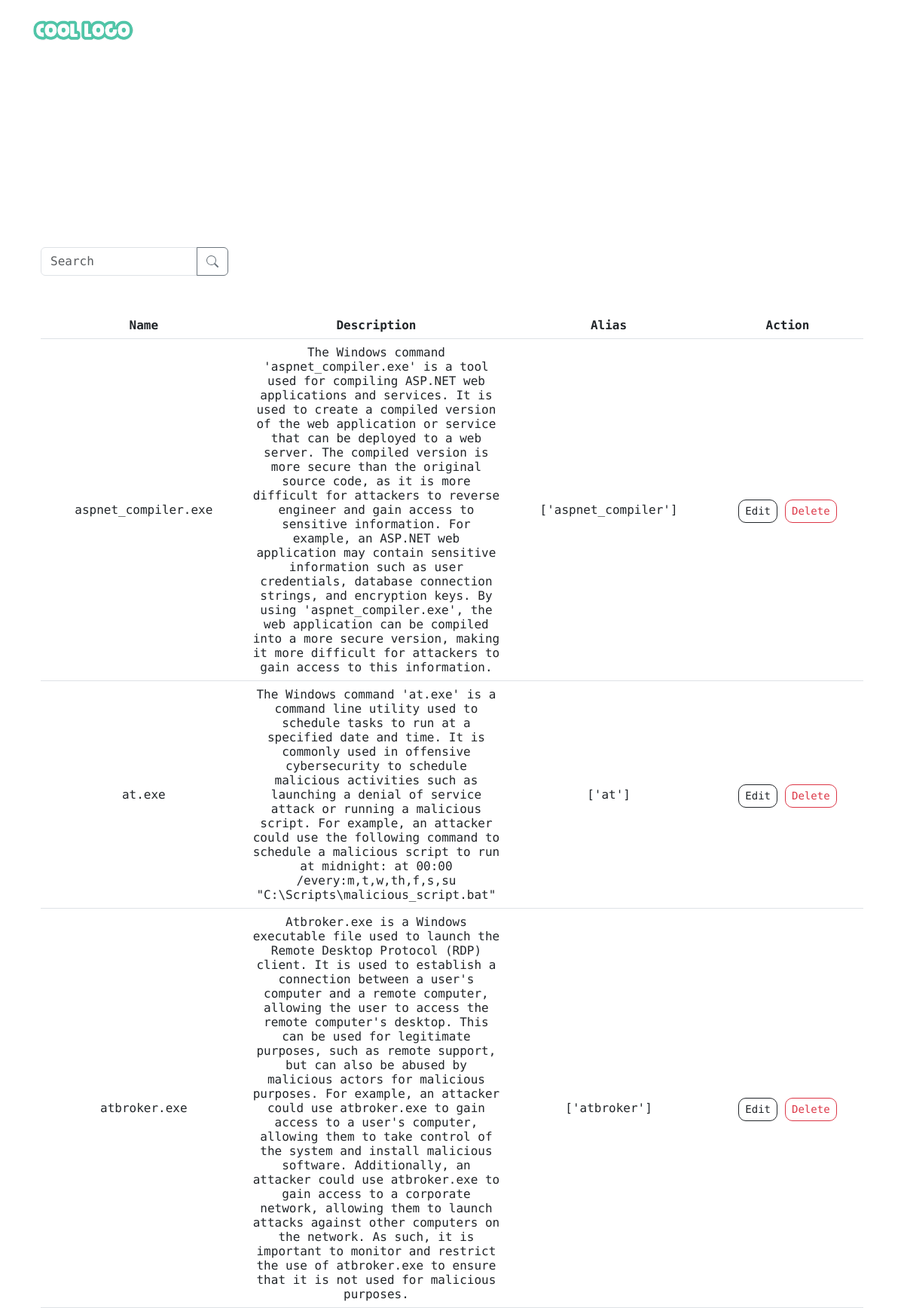
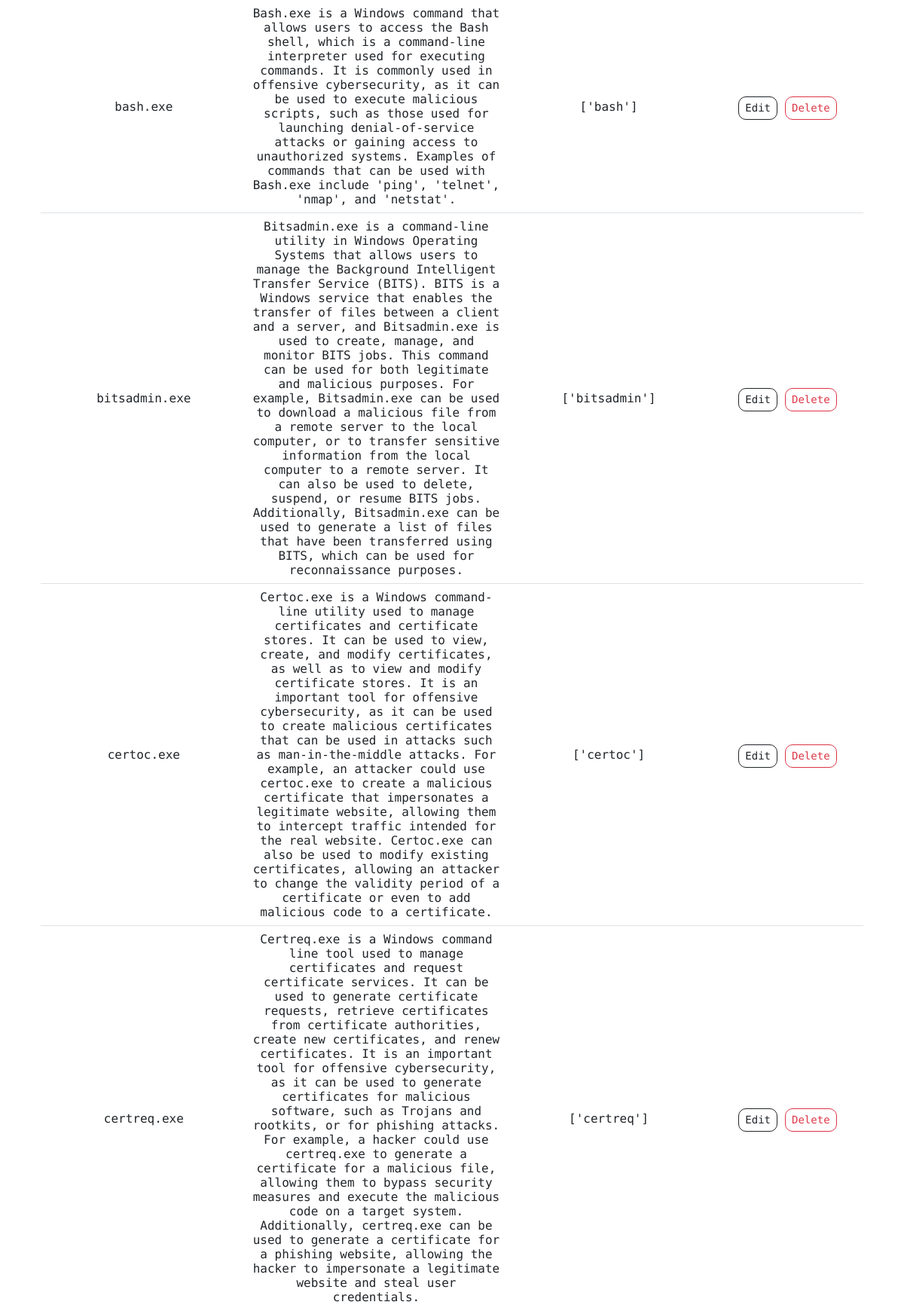
The page /dashboard/commands (signed in, upper part) on the database its author committed (2 pictures, top to bottom).
### Website/models.py (models this page shows)
class Command(db.Model):
    id = db.Column(db.Integer, primary_key=True)
    name = db.Column(db.Integer, nullable=False, unique=True)
    description = db.Column(db.String(5000))
    alias = db.Column(db.String)
    parameters = db.relationship('Parameter', backref='command', lazy=True) #vamos ter uma lista dos parametros associados a este comando

### Website/auth.py (the view, shortened to what this page needs)
@auth.route('/dashboard/commands', methods=['GET', 'POST'])
@login_required
def commands():
    deleteform = DeleteCommandForm()
    search_query = None
    search_query = request.args.get('search_query')
    if search_query:
        commands = Command.query.filter(Command.name.like(f'%{search_query}%')).order_by(Command.id.asc())
    else:
        commands = Command.query.order_by(Command.id.asc())
    page = request.args.get('page', 1, type=int) # get the page number from the URL query string
    per_page = 10 # set the number of items per page
    paginated_commands = commands.paginate(page=page, per_page=per_page, error_out=False)
    return render_template("commands.html", commands=paginated_commands, deleteform=deleteform, search_query=search_query)

### Website/auth.py
class DeleteCommandForm(FlaskForm):
    command_id = HiddenField('Command ID', validators=[DataRequired()])
    submit_delete = SubmitField('Delete')

### Website/templates/commands.html (shortened to what this page needs)
{% extends "base_template.html" %}
{% block content %}
<div class="container-fluid">
    <h1 class="text-center">COMMANDS TABLE</h1>
    <div class="row mt-3">
        <form class="col row justify-content-start" method="GET" action="{{ url_for('auth.commands') }}">
            <div class="col-md-4 col-lg-3 mb-3">
                <div class="input-group">
                    <input class="form-control" type="search" placeholder="Search" aria-label="Search"
                        name="search_query">
                    <button class="btn btn-outline-secondary" type="submit" id="button-addon1"></button>
                </div>
            </div>
        </form>
    </div>
    <div class="row mt-3">
        <div class="col">
            <div class="table-responsive-lg text-center">
                <table class="table">
                    <thead>
                        <tr>
                            <th class="align-middle text-center" style="max-width: 250px;">Name</th>
                            <th class="align-middle text-center" style="max-width: 250px;">Description</th>
                            <th class="align-middle text-center" style="max-width: 250px;">Alias</th>
                            <th class="align-middle text-center" style="max-width: 250px;">Action</th>
                        </tr>
                    </thead>
                    <tbody>
                        {% for command in commands %}
                        <tr>
                            <td class="align-middle text-center" style="max-width: 250px;">{{ command.name }}</td>
                            <td class="align-middle text-center" style="max-width: 250px;">{{ command.description }}
                            </td>
                            <td class="align-middle text-center" style="max-width: 250px;">{{ command.alias }}</td>
                            <td class="align-middle text-center">
                                <div class="d-flex align-items-center justify-content-center">
                                    <form class="d-inline" method="POST" action="{{ url_for('auth.edit_command') }}">
                                        <button type="submit" class="btn btn-sm btn-outline-dark mr-2"
                                            style="border-radius: 10px;">Edit</button>
                                    </form>
                                    <form class="d-inline" method="POST" style="margin-left: 10px;">
                                        {{ deleteform.submit_delete(class="btn btn-sm btn-outline-danger mr-2",
                                        style="border-radius: 10px;") }}
                                    </form>
                                </div>
                            </td>
                        </tr>
                        {% endfor %}
                    </tbody>
                </table>
            </div>
        </div>
    </div>
</div>
{% endblock %}

### Website/static/style.css (style rules this page uses)
form { font-family: 'Fira Code', monospace; padding-top: 20; color: #101521; }

### Website/templates/commands.html (style rules this page uses)
.table { color: rgb(0, 0, 0); background-color: #ffffffc2; border-radius: 5px; font-family: 'Fira Code', monospace; }
.table td { word-wrap: break-word; }
h1 { color: white; border-radius: 8px; font-family: 'Fira Code', monospace; margin-top: 100px; margin-bottom: 80px; }

### rows shown on the page
Command: name "aspnet_compiler.exe", description "The Windows command 'aspnet_compiler.exe' is a tool used for compiling ASP.NET web applications and services. It is used to create a compiled version of the web application or service that can be deployed to a web server. The compiled version is more secure than the original source code, as it is more difficult for attackers to reverse engineer and gain access to sensitive information. For example, an ASP.NET web application may contain sensitive information such as user credentials, database connection strings, and encryption keys. By using 'aspnet_compiler.exe', the web application can be compiled into a more secure version, making it more difficult for attackers to gain access to this…", alias "['aspnet_compiler']"
Command: name "at.exe", description "The Windows command 'at.exe' is a command line utility used to schedule tasks to run at a specified date and time. It is commonly used in offensive cybersecurity to schedule malicious activities such as launching a denial of service attack or running a malicious script. For example, an attacker could use the following command to schedule a malicious script to run at midnight: at 00:00 /every:m,t,w,th,f,s,su \"C:\\Scripts\\malicious_script.bat\"", alias "['at']"
Command: name "atbroker.exe", description "Atbroker.exe is a Windows executable file used to launch the Remote Desktop Protocol (RDP) client. It is used to establish a connection between a user's computer and a remote computer, allowing the user to access the remote computer's desktop. This can be used for legitimate purposes, such as remote support, but can also be abused by malicious actors for malicious purposes. For example, an attacker could use atbroker.exe to gain access to a user's computer, allowing them to take control of the system and install malicious software. Additionally, an attacker could use atbroker.exe to gain access to a corporate network, allowing them to launch attacks against other computers on the network.…", alias "['atbroker']"
Command: name "bash.exe", description "Bash.exe is a Windows command that allows users to access the Bash shell, which is a command-line interpreter used for executing commands. It is commonly used in offensive cybersecurity, as it can be used to execute malicious scripts, such as those used for launching denial-of-service attacks or gaining access to unauthorized systems. Examples of commands that can be used with Bash.exe include 'ping', 'telnet', 'nmap', and 'netstat'.", alias "['bash']"
Command: name "bitsadmin.exe", description "Bitsadmin.exe is a command-line utility in Windows Operating Systems that allows users to manage the Background Intelligent Transfer Service (BITS). BITS is a Windows service that enables the transfer of files between a client and a server, and Bitsadmin.exe is used to create, manage, and monitor BITS jobs. This command can be used for both legitimate and malicious purposes. For example, Bitsadmin.exe can be used to download a malicious file from a remote server to the local computer, or to transfer sensitive information from the local computer to a remote server. It can also be used to delete, suspend, or resume BITS jobs. Additionally, Bitsadmin.exe can be used to generate a list of files…", alias "['bitsadmin']"
Command: name "certoc.exe", description "Certoc.exe is a Windows command-line utility used to manage certificates and certificate stores. It can be used to view, create, and modify certificates, as well as to view and modify certificate stores. It is an important tool for offensive cybersecurity, as it can be used to create malicious certificates that can be used in attacks such as man-in-the-middle attacks. For example, an attacker could use certoc.exe to create a malicious certificate that impersonates a legitimate website, allowing them to intercept traffic intended for the real website. Certoc.exe can also be used to modify existing certificates, allowing an attacker to change the validity period of a certificate or even to…", alias "['certoc']"
Command: name "certreq.exe", description "Certreq.exe is a Windows command line tool used to manage certificates and request certificate services. It can be used to generate certificate requests, retrieve certificates from certificate authorities, create new certificates, and renew certificates. It is an important tool for offensive cybersecurity, as it can be used to generate certificates for malicious software, such as Trojans and rootkits, or for phishing attacks. For example, a hacker could use certreq.exe to generate a certificate for a malicious file, allowing them to bypass security measures and execute the malicious code on a target system. Additionally, certreq.exe can be used to generate a certificate for a phishing…", alias "['certreq']"
